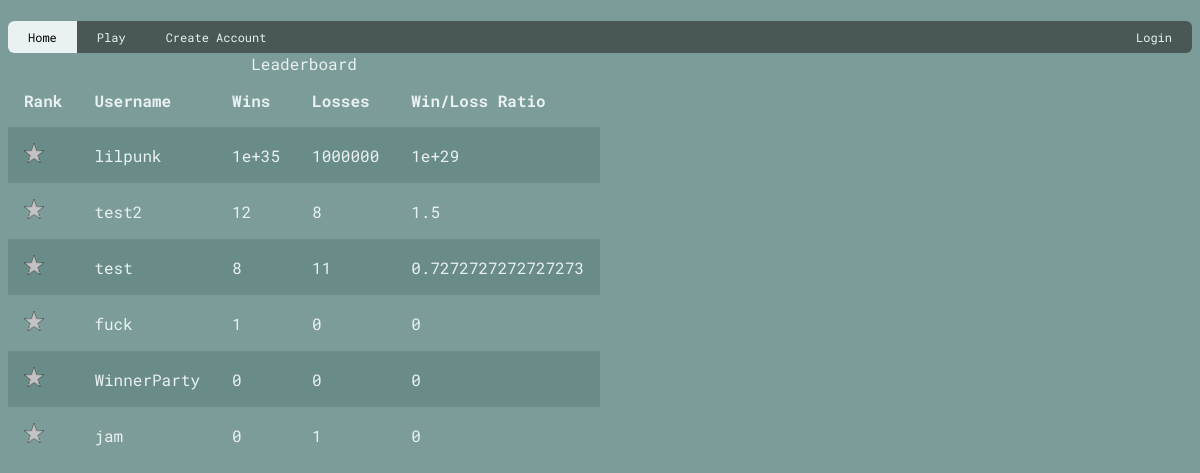
Before: / with the older database file.
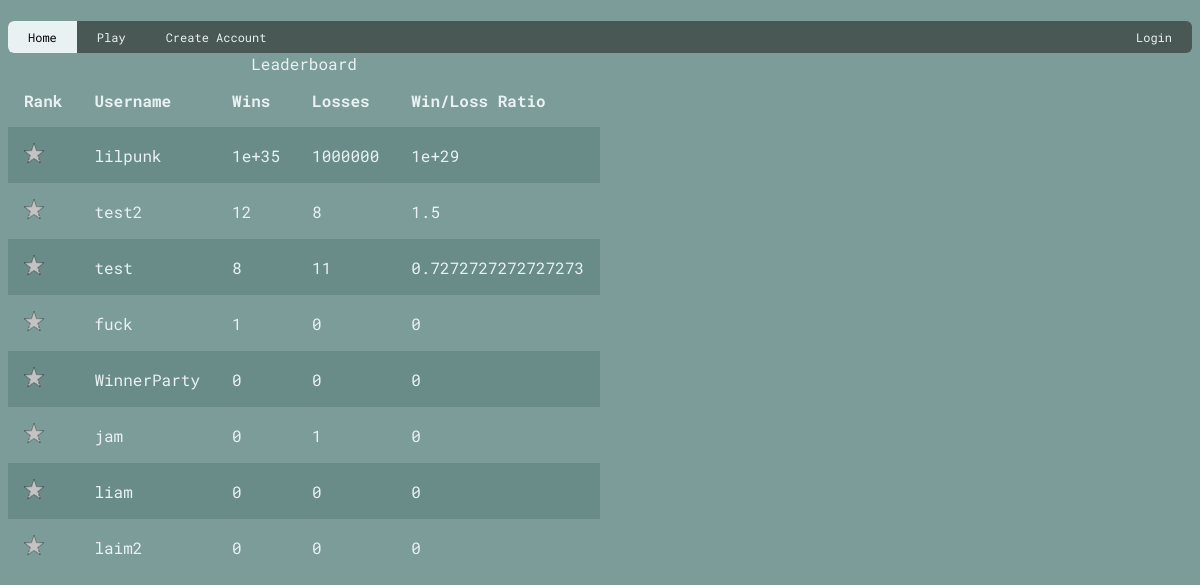
After: the same page with the newer database file.
### models.py (models this page shows)
class users(db.Model):
    __tablename__ = 'user'
    userId = db.Column(db.Integer, primary_key = True)
    username = db.Column(db.String)
    password = db.Column(db.String)
    gamesWon = db.Column(db.Integer)
    gamesLost = db.Column(db.Integer)
    sessionId = db.Column(db.Integer)

### main.py (the view)
@app.route('/')
def home():
    users = (models.users.query.order_by(models.users.gamesWon.desc()).all())
    print(users)
    return render_template('home.html', users=users)

### main.py (called while the page is built)
@app.context_processor
def add_current_user(): # function to create a user session
    if session.get('user'): # if there is user session
        return dict(current_user = models.users.query.get(session['user']))
    return dict(current_user = None)

### templates/home.html
{% extends 'layout.html' %}
{% block body %}
<table>
    <caption>Leaderboard</caption>
    <tr>
        <th>Rank</th>
        <th>Username</th>
        <th>Wins</th>
        <th>Losses</th>
        <th>Win/Loss Ratio</th>
    </tr>
    {% for user in users %}
        <tr>
            <td><img src="/static/ranks/silver.png" style="width:20px;height:20px"></td>
            <td>{{user.username}}</td>
            <td>{{user.gamesWon}}</td>
            <td>{{user.gamesLost}}</td>
            {% if user.gamesWon > 0 and user.gamesLost > 0 %}
                <td>{{user.gamesWon / user.gamesLost}}</td>
            {% else %}
                <td>0</td>
            {% endif %}
        </tr>
    {%endfor%}
</table>
{% endblock body %}

### templates/layout.html (shortened to what this page needs)
{% macro nav_item(text, url, extra_class) %}
<a href="{{ url }}" class="{{ extra_class }} {% if request.path == url %}active{% endif %}">{{ text }}</a>
{% endmacro %}
<!DOCTYPE html>
<html lang = 'en'>
<head>
    <link rel = 'stylesheet' href = '/static/css/style.css'>
</head>
<body>
    <div class = 'navbar' id = 'topnav'>
        {{ nav_item('Home', '/') }}
        {{ nav_item('Play', '/play')}}
        {{ nav_item('Create Account', '/createaccount') }}
        <lgn>
            {% if current_user %}
                <txt>{{('Logged in as {}'.format(current_user.username)) }}</txt>
                {{ nav_item('Logout', '/logout') }}
            {% else %}
            {{ nav_item('Login', '/login') }}
            {% endif %}
        </lgn>
    </div>
    <div class="content">
        {% block body %}
        {% endblock body %}
    </div>
</body>
</html>

### static/css/style.css (style rules this page uses)
:root { --c1: #7b9c98; --c2: #eaf1f3; --c3: #495755; --c4: 'Roboto Mono'; --c5: #698c88; }
.navbar { background-color: var(--c3); }
html { font-family: var(--c4); color: var(--c2); }
a { color: var(--c2) }
body { background-color: var(--c1); }
table { border-collapse: collapse; border-spacing: 0; width: 25%; }
th, td { text-align: left; padding: 16px; }
tr:nth-child(even) { background-color: var(--c5); }
.navbar { background-color: var(--c3); overflow: hidden; border-radius: 6px; }
.navbar a { float: left; display: block; color: var(--c2); text-align: center; padding: 8px 20px; text-decoration: none; font-size: 12px; }
.navbar a.active { background-color: var(--c2); color: black; }
lgn { float: right; }

Changed rows visible on the page:
added users: username "liam", gamesWon "0", gamesLost "0"
added users: username "laim2", gamesWon "0", gamesLost "0"
